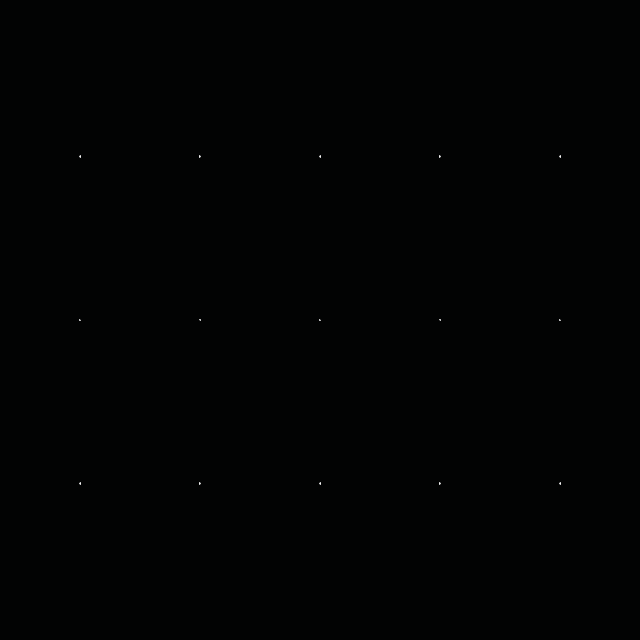
Frame 1 (no input)
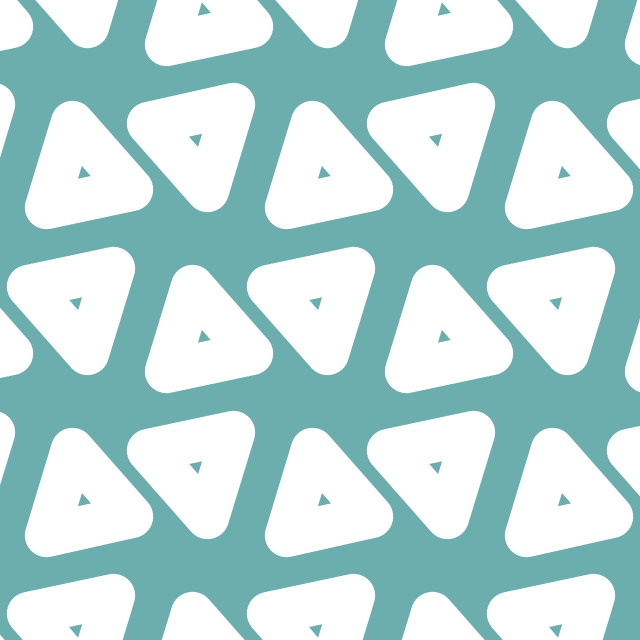
Frame 60 (the mouse pressed at the canvas centre just before this capture)
Frame 120 (the mouse held since frame 60 and released just before this capture): identical to frame 60, image omitted

The Processing sketch that drew these frames (run headless with seeded random() and noise(); from frame 60 on, the mouse is pressed at the canvas centre):

// Processing sketch: processing_174922
// ── processing_174922.pde

void setup() {
  size(640, 640);
  strokeWeight(50);
  strokeJoin(ROUND);
}

void draw() {
  float angle = sin(radians(frameCount));
  color c = color(map(abs(angle), 0, 1, 0, 125), abs(angle*200), abs(angle*200));
  background(c);
  fill(c);
  stroke(255);
  for (int i = -720; i <= 720; i+=180) {
    for (int q = -720; q <= 720; q+=180) {
      pushMatrix();
      translate(width/2+i/1.5, height/2+q/1.1);
      rotate(radians(i+q+90+angle*90));
      scale(abs(angle));
      beginShape();
      vertex(0, -40);
      vertex(-50, 50);
      vertex(50, 50);
      endShape(CLOSE);
      popMatrix();
    }
  }
}
